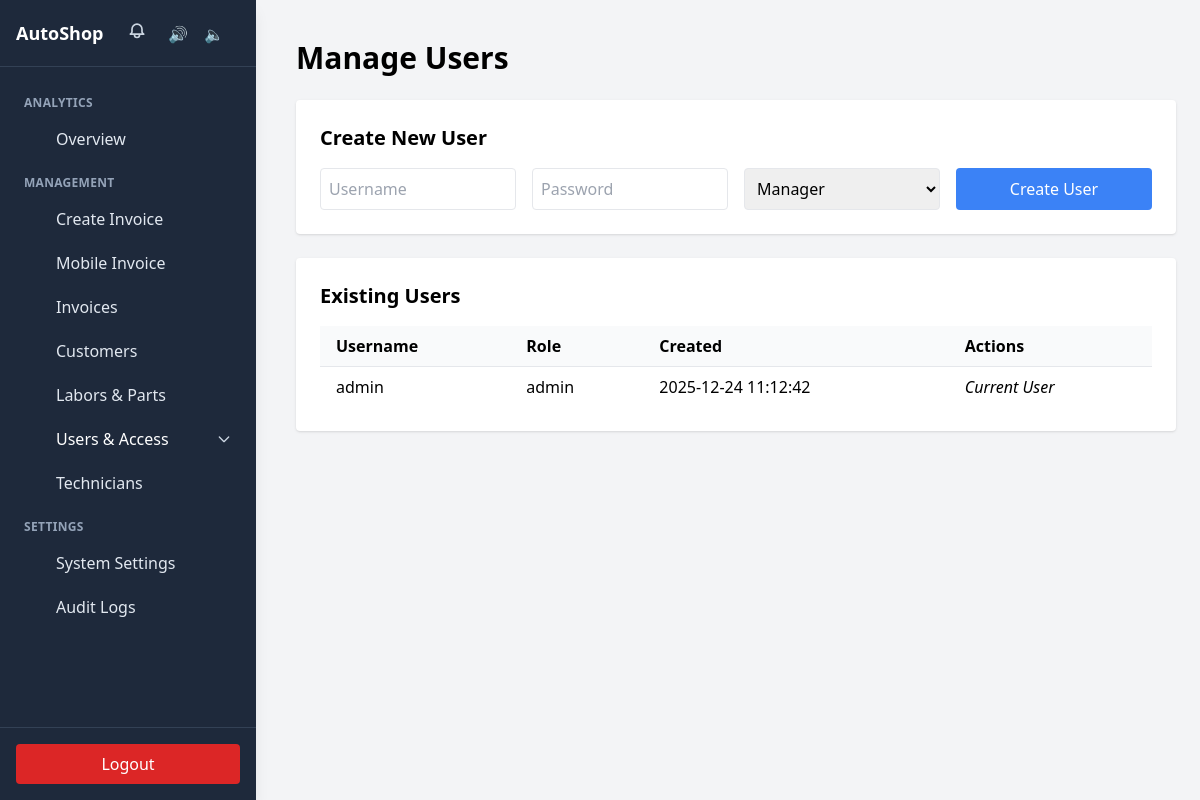
The page /admin/users.php (signed in) on the database its author committed.
### tables this page shows
CREATE TABLE users (
    id INT AUTO_INCREMENT PRIMARY KEY,
    username VARCHAR(50) UNIQUE NOT NULL,
    password VARCHAR(255) NOT NULL,
    role ENUM('admin', 'manager', 'user') NOT NULL DEFAULT 'user',
    created_at TIMESTAMP DEFAULT CURRENT_TIMESTAMP
);

### admin/users.php (the view, shortened to what this page needs)
<?php
require '../config.php';
$stmt = $pdo->query('SELECT id, username, role, created_at FROM users ORDER BY created_at DESC');
$users = $stmt->fetchAll(PDO::FETCH_ASSOC);
?>
<!DOCTYPE html>
<html lang="en">
<head>
    <script src="https://cdn.tailwindcss.com"></script>
</head>
<body class="bg-gray-100 min-h-screen">
    <?php include '../partials/sidebar.php'; ?>
    <div class="min-h-full overflow-auto ml-0 md:ml-64 pt-4 pl-4">
        <div class="p-6">
            <h1 class="text-3xl font-bold mb-6">Manage Users</h1>
            <div class="bg-white p-6 rounded shadow mb-6">
                <h2 class="text-xl font-semibold mb-4">Create New User</h2>
                <form method="post" class="grid grid-cols-1 md:grid-cols-4 gap-4">
                    <input type="text" name="username" placeholder="Username" required class="border p-2 rounded">
                    <input type="password" name="password" placeholder="Password" required class="border p-2 rounded">
                    <select name="role" class="border p-2 rounded">
                        <option value="manager">Manager</option>
                    </select>
                    <button type="submit" name="create_user" class="bg-blue-500 text-white px-4 py-2 rounded hover:bg-blue-600">Create User</button>
                </form>
            </div>
            <div class="bg-white p-6 rounded shadow">
                <h2 class="text-xl font-semibold mb-4">Existing Users</h2>
                <div class="overflow-x-auto">
                    <table class="w-full table-auto">
                        <thead>
                            <tr class="bg-gray-50">
                                <th class="px-4 py-2 text-left">Username</th>
                                <th class="px-4 py-2 text-left">Role</th>
                                <th class="px-4 py-2 text-left">Created</th>
                                <th class="px-4 py-2 text-left">Actions</th>
                            </tr>
                        </thead>
                        <tbody>
                            <?php foreach ($users as $user): ?>
                                <tr class="border-t">
                                    <td class="px-4 py-2"><?php echo htmlspecialchars($user['username']); ?></td>
                                    <td class="px-4 py-2"><?php echo htmlspecialchars($user['role']); ?></td>
                                    <td class="px-4 py-2"><?php echo htmlspecialchars($user['created_at']); ?></td>
                                    <td class="px-4 py-2">
                                        <?php if ($user['id'] !== $_SESSION['user_id']): ?>
                                            <form method="post" class="inline" onsubmit="return confirm('Are you sure?');">
                                                <input type="hidden" name="user_id" value="<?php echo $user['id']; ?>">
                                                <select name="role" onchange="this.form.submit()" class="border p-1 rounded">
                                                    <option value="manager" <?php echo $user['role'] === 'manager' ? 'selected' : ''; ?>>Manager</option>
                                                    <option value="admin" <?php echo $user['role'] === 'admin' ? 'selected' : ''; ?>>Admin</option>
                                                </select>
                                                <input type="hidden" name="update_user" value="1">
                                            </form>
                                            <form method="post" class="inline ml-2" onsubmit="return confirm('Delete this user?');">
                                                <input type="hidden" name="user_id" value="<?php echo $user['id']; ?>">
                                                <button type="submit" name="delete_user" class="bg-red-500 text-white px-2 py-1 rounded hover:bg-red-600">Delete</button>
                                            </form>
                                        <?php else: ?>
                                            <em>Current User</em>
                                        <?php endif; ?>
                                    </td>
                                </tr>
                            <?php endforeach; ?>
                        </tbody>
                    </table>
                </div>
            </div>
        </div>
    </div>
</body>
</html>

### rows shown on the page
users: username "admin", role "admin", created_at "2025-12-24 11:12:42", shows "Current User"

### other values the page prints
$section['label'] "ANALYTICS"
$item['label'] "Overview"
$section['label'] "MANAGEMENT"
$item['label'] "Create Invoice"
$item['label'] "Mobile Invoice"
$item['label'] "Invoices"
$item['label'] "Customers"
$item['label'] "Labors & Parts"
$item['label'] "Users & Access"
$item['label'] "Technicians"
$section['label'] "SETTINGS"
$item['label'] "System Settings"
$item['label'] "Audit Logs"
